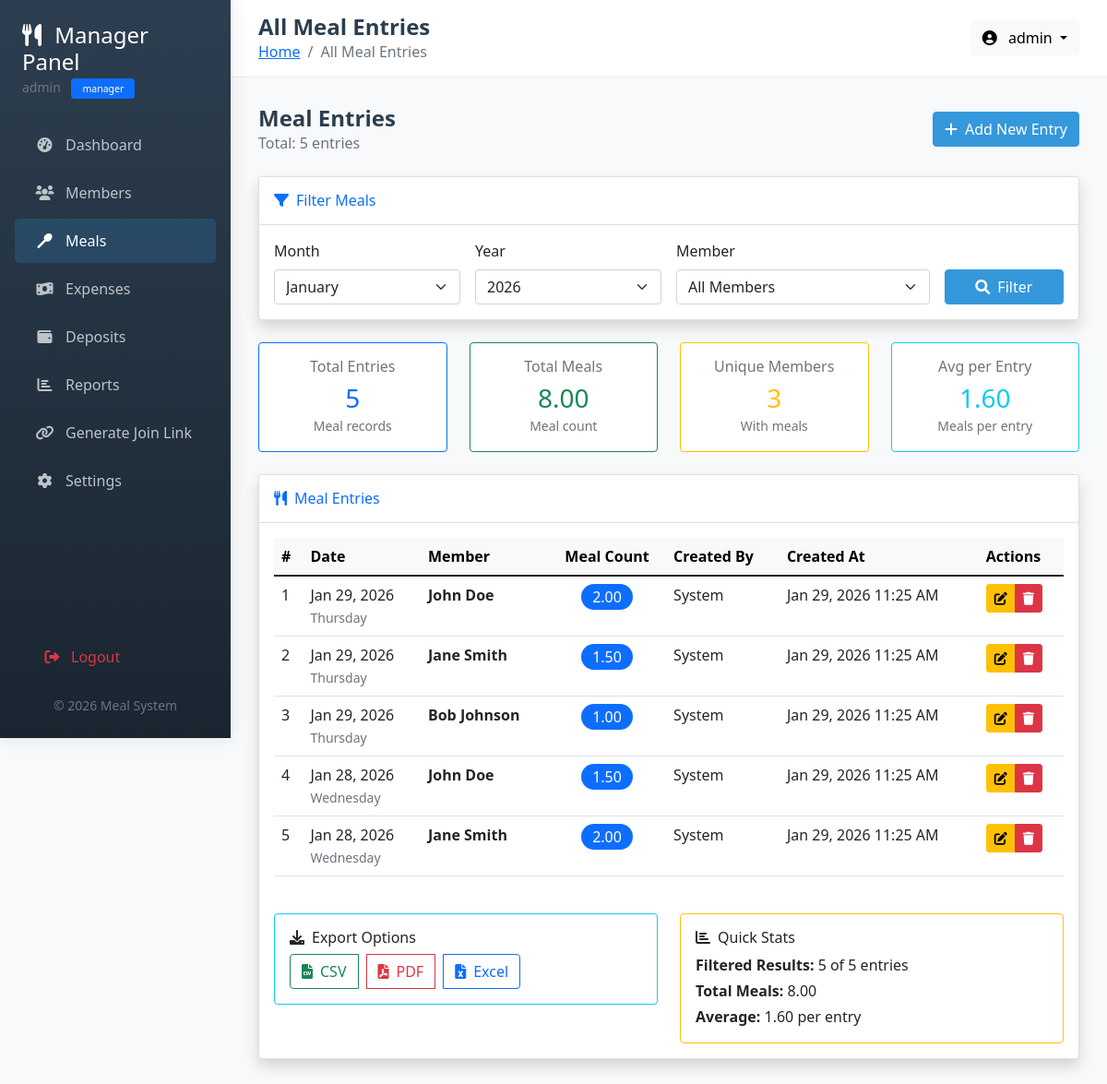
Screenshot of /manager/meals.php (signed in) with the database file from the repository.
### tables this page shows
CREATE TABLE IF NOT EXISTS meals (
    meal_id INT PRIMARY KEY AUTO_INCREMENT,
    member_id INT NOT NULL,
    meal_date DATE NOT NULL,
    meal_count DECIMAL(4,2) NOT NULL DEFAULT 0.00,
    created_at TIMESTAMP DEFAULT CURRENT_TIMESTAMP,
    created_by INT DEFAULT NULL,
    UNIQUE KEY unique_member_meal (member_id, meal_date),
    INDEX idx_meal_date (meal_date),
    FOREIGN KEY (member_id) REFERENCES members(member_id) ON DELETE CASCADE,
    FOREIGN KEY (created_by) REFERENCES users(user_id) ON DELETE SET NULL
);

CREATE TABLE IF NOT EXISTS members (
    member_id INT PRIMARY KEY AUTO_INCREMENT,
    name VARCHAR(100) NOT NULL,
    phone VARCHAR(20),
    email VARCHAR(100),
    join_date DATE NOT NULL,
    status ENUM('active', 'inactive') DEFAULT 'active',
    created_by INT DEFAULT NULL,
    join_token VARCHAR(100) UNIQUE,
    token_expiry DATETIME,
    created_at TIMESTAMP DEFAULT CURRENT_TIMESTAMP,
    INDEX idx_status (status),
    FOREIGN KEY (created_by) REFERENCES users(user_id) ON DELETE SET NULL
);

### config/database.php (called while the page is built, shortened)
<?php
function getConnection() {
    static $conn = null;
    if ($conn === null) {
        $conn = mysqli_connect(DB_HOST, DB_USER, DB_PASS);
        mysqli_set_charset($conn, "utf8mb4");
    }
    return $conn;
}
?>

### includes/functions.php (called while the page is built, shortened)
<?php
require_once __DIR__ . '/../config/database.php';
class Functions {
    public function formatDate($date_string) {
        return date('M d, Y', strtotime($date_string));
    }
}
?>

### manager/meals.php (the view, shortened to what this page needs)
<?php
require_once '../includes/functions.php';
$functions = new Functions();
$filter_month = isset($_GET['month']) ? intval($_GET['month']) : date('m');
$filter_year = isset($_GET['year']) ? intval($_GET['year']) : date('Y');
$filter_member = isset($_GET['member']) ? intval($_GET['member']) : 0;
require_once '../includes/header.php';
$where_conditions = ["1=1"];
$params = [];
$param_types = "";
if ($filter_month > 0 && $filter_year > 0) {
    $month_start = "$filter_year-" . str_pad($filter_month, 2, '0', STR_PAD_LEFT) . "-01";
    $month_end = date('Y-m-t', strtotime($month_start));
    $where_conditions[] = "m.meal_date BETWEEN ? AND ?";
    $params[] = $month_start;
    $params[] = $month_end;
    $param_types .= "ss";
}
$where_clause = implode(" AND ", $where_conditions);
$count_params = $params;
$count_param_types = $param_types;
$count_sql = "SELECT COUNT(*) as total FROM meals m WHERE $where_clause";
$count_stmt = mysqli_prepare($conn, $count_sql);
if (!empty($count_params)) {
    mysqli_stmt_bind_param($count_stmt, $count_param_types, ...$count_params);
}
mysqli_stmt_execute($count_stmt);
$count_result = mysqli_stmt_get_result($count_stmt);
$count_row = mysqli_fetch_assoc($count_result);
$total_records = $count_row ? $count_row['total'] : 0;
$page = isset($_GET['page']) ? max(1, intval($_GET['page'])) : 1;
$per_page = 20;
$offset = ($page - 1) * $per_page;
$list_params = $params;
$list_param_types = $param_types;
$sql = "SELECT m.*, mb.name as member_name, u.username as created_by_name
        FROM meals m
        JOIN members mb ON m.member_id = mb.member_id
        LEFT JOIN users u ON m.created_by = u.user_id
        WHERE $where_clause
        ORDER BY m.meal_date DESC, m.created_at DESC
        LIMIT ? OFFSET ?";
$list_params[] = $per_page;
$list_params[] = $offset;
$list_param_types .= "ii";
$stmt = mysqli_prepare($conn, $sql);
if (!empty($list_params)) {
    mysqli_stmt_bind_param($stmt, $list_param_types, ...$list_params);
}
mysqli_stmt_execute($stmt);
$result = mysqli_stmt_get_result($stmt);
$meals = mysqli_fetch_all($result, MYSQLI_ASSOC);
$summary_sql = "SELECT
                COUNT(DISTINCT m.member_id) as unique_members,
                SUM(m.meal_count) as total_meals,
                COUNT(*) as total_entries,
                AVG(m.meal_count) as avg_per_entry
                FROM meals m
                WHERE $where_clause";
$summary_stmt = mysqli_prepare($conn, $summary_sql);
if (!empty($params)) {
    mysqli_stmt_bind_param($summary_stmt, $param_types, ...$params);
}
mysqli_stmt_execute($summary_stmt);
$summary_result = mysqli_stmt_get_result($summary_stmt);
$summary = $summary_result ? mysqli_fetch_assoc($summary_result) : [
    'unique_members' => 0,
    'total_meals' => 0,
    'total_entries' => 0,
    'avg_per_entry' => 0
];
?>
<div class="row mb-4">
    <div class="col-12">
        <div class="d-flex justify-content-between align-items-center">
            <div>
                <h4 class="page-title mb-0">Meal Entries</h4>
                <p class="text-muted mb-0">Total: <?php echo $total_records; ?> entries</p>
            </div>
            <div>
                <a href="add_meal.php" class="btn btn-primary">
                    <i class="fas fa-plus me-2"></i>Add New Entry
                </a>
            </div>
        </div>
    </div>
</div>
<div class="row mb-4">
    <div class="col-12">
        <div class="card shadow">
            <div class="card-header bg-white py-3">
                <h6 class="m-0 font-weight-bold text-primary"><i class="fas fa-filter me-2"></i>Filter Meals</h6>
            </div>
            <div class="card-body">
                <form method="GET" action="" class="row g-3">
                    <div class="col-md-3">
                        <label for="month" class="form-label">Month</label>
                        <select name="month" id="month" class="form-select">
                            <?php
                            $months = ['January', 'February', 'March', 'April', 'May', 'June',
                                     'July', 'August', 'September', 'October', 'November', 'December'];
                            foreach ($months as $index => $month_name):
                                $month_num = $index + 1;
                            ?>
                            <option value="<?php echo $month_num; ?>" <?php echo $month_num == $filter_month ? 'selected' : ''; ?>>
                                <?php echo $month_name; ?>
                            </option>
                            <?php endforeach; ?>
                        </select>
                    </div>
                    <div class="col-md-3">
                        <label for="year" class="form-label">Year</label>
                        <select name="year" id="year" class="form-select">
                            <?php
                            $current_year = date('Y');
                            for ($y = $current_year; $y >= $current_year - 5; $y--):
                            ?>
                            <option value="<?php echo $y; ?>" <?php echo $y == $filter_year ? 'selected' : ''; ?>>
                                <?php echo $y; ?>
                            </option>
                            <?php endfor; ?>
                        </select>
                    </div>
                    <div class="col-md-4">
                        <label for="member" class="form-label">Member</label>
                        <select name="member" id="member" class="form-select">
                            <option value="0">All Members</option>
                        </select>
                    </div>
                    <div class="col-md-2 d-flex align-items-end">
                        <div class="d-grid w-100">
                            <button type="submit" class="btn btn-primary">
                                <i class="fas fa-search me-2"></i>Filter
                            </button>
                        </div>
                    </div>
                </form>
            </div>
        </div>
    </div>
</div>
<?php if ($total_records > 0): ?>
<div class="row mb-4">
    <div class="col-md-3">
        <div class="card border-primary">
            <div class="card-body text-center">
                <h6 class="text-muted mb-2">Total Entries</h6>
                <h3 class="text-primary mb-0"><?php echo $total_records; ?></h3>
                <small class="text-muted">Meal records</small>
            </div>
        </div>
    </div>
    <div class="col-md-3">
        <div class="card border-success">
            <div class="card-body text-center">
                <h6 class="text-muted mb-2">Total Meals</h6>
                <h3 class="text-success mb-0"><?php echo number_format($summary['total_meals'] ?: 0, 2); ?></h3>
                <small class="text-muted">Meal count</small>
            </div>
        </div>
    </div>
    <div class="col-md-3">
        <div class="card border-warning">
            <div class="card-body text-center">
                <h6 class="text-muted mb-2">Unique Members</h6>
                <h3 class="text-warning mb-0"><?php echo $summary['unique_members'] ?: 0; ?></h3>
                <small class="text-muted">With meals</small>
            </div>
        </div>
    </div>
    <div class="col-md-3">
        <div class="card border-info">
            <div class="card-body text-center">
                <h6 class="text-muted mb-2">Avg per Entry</h6>
                <h3 class="text-info mb-0"><?php echo number_format($summary['avg_per_entry'] ?: 0, 2); ?></h3>
                <small class="text-muted">Meals per entry</small>
            </div>
        </div>
    </div>
</div>
<?php endif; ?>
<div class="row">
    <div class="col-12">
        <div class="card shadow">
            <div class="card-header bg-white py-3">
                <h6 class="m-0 font-weight-bold text-primary"><i class="fas fa-utensils me-2"></i>Meal Entries</h6>
            </div>
            <div class="card-body">
                <?php if (empty($meals)): ?>
                <div class="text-center py-5">
                    <i class="fas fa-utensils fa-3x text-muted mb-3"></i>
                    <h5>No Meal Entries Found</h5>
                    <p class="text-muted"><?php echo $total_records == 0 ? 'Add your first meal entry to get started' : 'No entries match your current filters'; ?></p>
                    <?php if ($total_records == 0): ?>
                    <a href="add_meal.php" class="btn btn-primary">
                        <i class="fas fa-plus me-2"></i>Add First Entry
                    </a>
                    <?php endif; ?>
                </div>
                <?php else: ?>
                <div class="table-responsive">
                    <table class="table table-hover">
                        <thead class="table-light">
                            <tr>
                                <th>#</th>
                                <th>Date</th>
                                <th>Member</th>
                                <th class="text-center">Meal Count</th>
                                <th>Created By</th>
                                <th>Created At</th>
                                <th>Actions</th>
                            </tr>
                        </thead>
                        <tbody>
                            <?php $counter = ($page - 1) * $per_page + 1; ?>
                            <?php foreach ($meals as $meal): ?>
                            <tr>
                                <td><?php echo $counter++; ?></td>
                                <td>
                                    <?php echo $functions->formatDate($meal['meal_date']); ?>
                                    <br>
                                    <small class="text-muted"><?php echo date('l', strtotime($meal['meal_date'])); ?></small>
                                </td>
                                <td>
                                    <strong><?php echo htmlspecialchars($meal['member_name']); ?></strong>
                                </td>
                                <td class="text-center">
                                    <span class="badge bg-primary rounded-pill" style="font-size: 1em;">
                                        <?php echo $meal['meal_count']; ?>
                                    </span>
                                </td>
                                <td><?php echo $meal['created_by_name'] ?: 'System'; ?></td>
                                <td><?php echo date('M d, Y h:i A', strtotime($meal['created_at'])); ?></td>
                                <td>
                                    <div class="btn-group btn-group-sm" role="group">
                                        <a href="edit_meal.php?id=<?php echo $meal['meal_id']; ?>"
                                           class="btn btn-warning" title="Edit">
                                            <i class="fas fa-edit"></i>
                                        </a>
                                        <button type="button" class="btn btn-danger"
                                                onclick="confirmDelete(<?php echo $meal['meal_id']; ?>, '<?php echo addslashes($meal['member_name']); ?>', '<?php echo $meal['meal_date']; ?>')"
                                                title="Delete">
                                            <i class="fas fa-trash"></i>
                                        </button>
                                    </div>
                                </td>
                            </tr>
                            <?php endforeach; ?>
                        </tbody>
                    </table>
                </div>
                <div class="row mt-4">
                    <div class="col-md-6">
                        <div class="card border-info">
                            <div class="card-body">
                                <h6><i class="fas fa-download me-2"></i>Export Options</h6>
                                <div class="btn-group">
                                    <a href="export_meals.php?month=<?php echo $filter_month; ?>&year=<?php echo $filter_year; ?>&member=<?php echo $filter_member; ?>&format=csv"
                                       class="btn btn-outline-success">
                                        <i class="fas fa-file-csv me-2"></i>CSV
                                    </a>
                                    <a href="export_meals.php?month=<?php echo $filter_month; ?>&year=<?php echo $filter_year; ?>&member=<?php echo $filter_member; ?>&format=pdf"
                                       class="btn btn-outline-danger ms-2">
                                        <i class="fas fa-file-pdf me-2"></i>PDF
                                    </a>
                                    <a href="export_meals.php?month=<?php echo $filter_month; ?>&year=<?php echo $filter_year; ?>&member=<?php echo $filter_member; ?>&format=excel"
                                       class="btn btn-outline-primary ms-2">
                                        <i class="fas fa-file-excel me-2"></i>Excel
                                    </a>
                                </div>
                            </div>
                        </div>
                    </div>
                    <div class="col-md-6">
                        <div class="card border-warning">
                            <div class="card-body">
                                <h6><i class="fas fa-chart-bar me-2"></i>Quick Stats</h6>
                                <p class="mb-1"><strong>Filtered Results:</strong> <?php echo count($meals); ?> of <?php echo $total_records; ?> entries</p>
                                <p class="mb-1"><strong>Total Meals:</strong> <?php echo number_format($summary['total_meals'] ?: 0, 2); ?></p>
                                <p class="mb-0"><strong>Average:</strong> <?php echo number_format($summary['avg_per_entry'] ?: 0, 2); ?> per entry</p>
                            </div>
                        </div>
                    </div>
                </div>
                <?php endif; ?>
            </div>
        </div>
    </div>
</div>
<?php
require_once '../includes/footer.php';
?>

### includes/header.php (style rules this page uses)
:root { --primary-color: #2c3e50; --secondary-color: #3498db; --success-color: #27ae60; --warning-color: #f39c12; --danger-color: #e74c3c; }
body { font-family: 'Segoe UI', Tahoma, Geneva, Verdana, sans-serif; background-color: #f8f9fa; min-height: 100vh; }
.btn-primary { background-color: var(--secondary-color); border-color: var(--secondary-color); }
.page-title { color: var(--primary-color); font-weight: 600; margin-bottom: 5px; }
.badge { padding: 6px 12px; font-weight: 500; }

### rows the page displays
meals: meal_date "Jan 29, 2026", meal_date "Thursday", member.name "John Doe", meal_count "2.00", created_by_name "System", created_at "Jan 29, 2026 11:25 AM"
meals: meal_date "Jan 29, 2026", meal_date "Thursday", member.name "Jane Smith", meal_count "1.50", created_by_name "System", created_at "Jan 29, 2026 11:25 AM"
meals: meal_date "Jan 29, 2026", meal_date "Thursday", member.name "Bob Johnson", meal_count "1.00", created_by_name "System", created_at "Jan 29, 2026 11:25 AM"
meals: meal_date "Jan 28, 2026", meal_date "Wednesday", member.name "John Doe", meal_count "1.50", created_by_name "System", created_at "Jan 29, 2026 11:25 AM"
meals: meal_date "Jan 28, 2026", meal_date "Wednesday", member.name "Jane Smith", meal_count "2.00", created_by_name "System", created_at "Jan 29, 2026 11:25 AM"

### other values shown
$_SESSION['username'] "admin"
$_SESSION['role'] "manager"
$page_title "All Meal Entries"
$total_records "5"
$summary['total_meals'] ?: 0 "8.00"
$summary['unique_members'] ?: 0 "3"
$summary['avg_per_entry'] ?: 0 "1.60"
count($meals) "5"
form field month "January"
form field year "2026"
